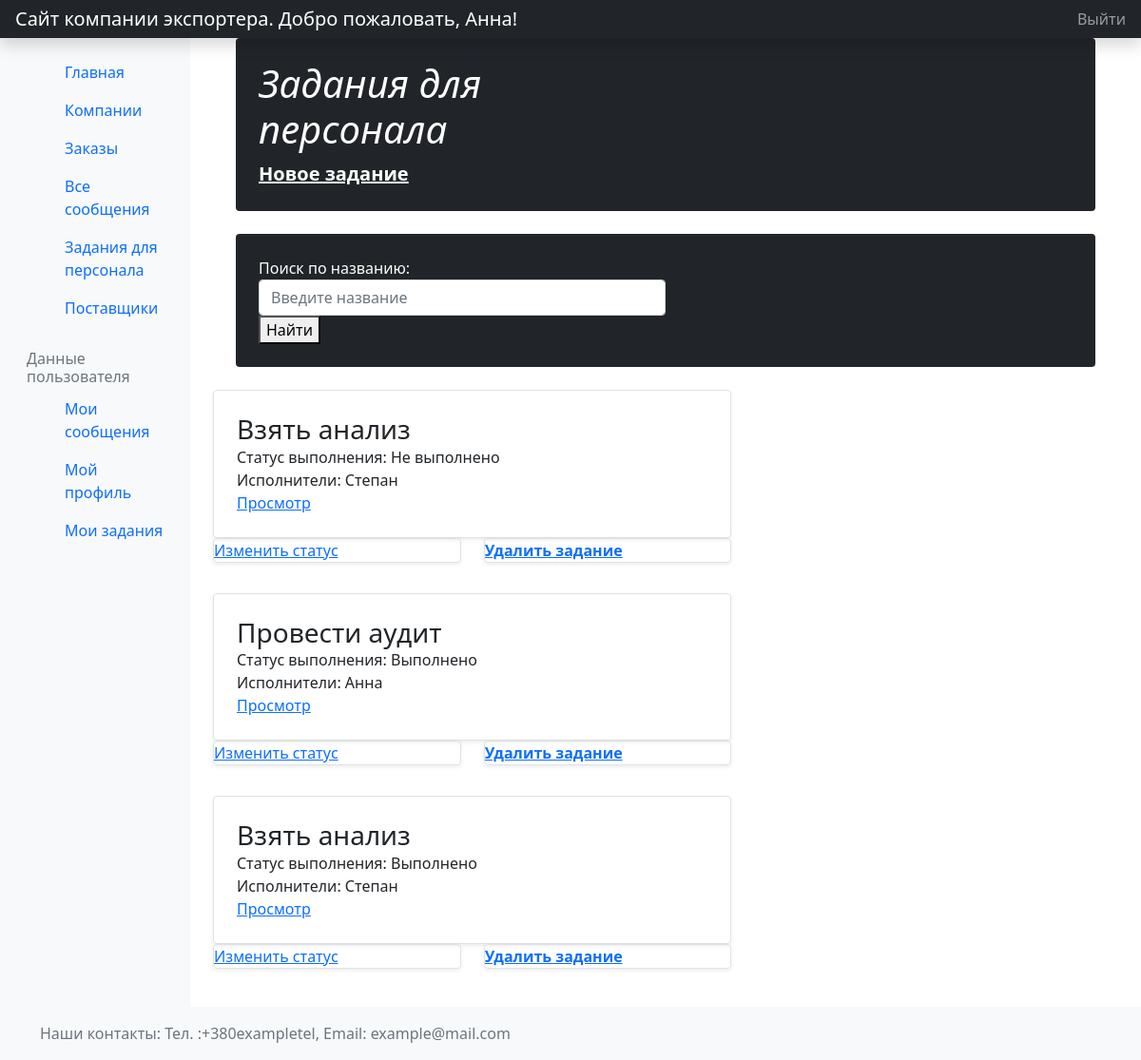
Screenshot of /orders/tasks/ (signed in) with the database file from the repository.
### orders/models.py (models this page shows, shortened)
class Tasks(models.Model):
    name = models.CharField('Название задания', max_length=250, help_text='Задание для персонала')
    excutors = models.ManyToManyField(User,
                                      help_text='Выберите исполнителей', verbose_name='Исполнители')
    task = models.TextField('Задание', max_length=3000)
    pub_date = models.DateField('Дата выдачи задания', null=True, blank=True, default=timezone.now)
    end_date = models.DateField('Дата окончания задания', null=True, blank=True)
    DONE = (
        ('d', 'Выполнено'),
        ('n', 'Не выполнено'),
    )
    done = models.CharField('Выполнение', max_length=1, choices=DONE, blank=True, default='n',
                            help_text='Задание выполнено или нет')
    class Meta:
        verbose_name = 'Задание для персонала'
        verbose_name_plural = 'Задания для персонала'
        permissions = (('can_set_as_done', 'Can set as done'), ('can_view_my_tasks', 'Can view my tasks'),)
    def display_excutors(self):
        return ', '.join([excutor.first_name for excutor in self.excutors.all()[:3]])
    def get_absolute_url(self):
        return reverse('task-detail', args=[str(self.id)])

### orders/views.py (the view)
class TasksListView(LoginRequiredMixin, PermissionRequiredMixin, generic.ListView):
    model = Tasks
    paginate_by = 5
    permission_required = 'orders.can_set_as_done'
    def get_queryset(self):
        return Tasks.objects.order_by('-done', '-pub_date')

### orders/templates/orders/tasks_list.html (shortened to what this page needs)
{% extends "base_generic.html" %}
{% block content %}
<div class="container">
    <div class="p-4 p-md-10 mb-4 text-white rounded bg-dark">
        <div class="col-md-6 px-0">
            <h1 class="display-10 fst-italic">Задания для персонала</h1>
            {% if perms.orders.can_view_list_of_companies %}
                <p class="lead mb-0"><a href="{% url 'task_create' %}" class="text-white fw-bold">Новое задание</a>
            {% endif %}
            </p>
        </div>
    </div>
</div>
<div class="container">
    <div class="p-4 p-md-10 mb-4 text-white rounded bg-dark">
        <form action="{% url 'searchtask' %}" method="get">
            <div class="col-md-6 px-0">
                <div> Поиск по названию:
                    <input type="search" placeholder="Введите название" name="search" class="form-control" required="">
                </div>
                <div>
                    <button type="submit">Найти</button>
                </div>
            </div>
        </form>
    </div>
</div>
{% if tasks_list %}
<div class="row mb-2">
    {% for task in tasks_list %}
    <div class="col-md-7">
        <div class="row g-0 border rounded overflow-hidden flex-md-row mb-0 shadow-sm h-md-250 position-relative">
            <div class="col p-4 d-flex flex-column position-static">
                <h3 class="mb-0">{{ task.name }}</h3>
                <p class="card-text mb-auto">Статус выполнения: {{ task.get_done_display }}</p>
                <p class="card-text mb-auto">Исполнители: {{ task.display_excutors }}</p>
                <a href="{{ task.get_absolute_url }}" class="stretched-link">Просмотр</a>
            </div>
        </div>
        <div class="row mb-2">
            <div class="col-md-6">
                <div class="row g-0 border rounded overflow-hidden flex-md-row mb-4 shadow-sm h-md-250 position-relative">
                    <a href="{% url 'task_update_by_worker' task.pk %}">Изменить статус</a>
                </div>
            </div>
            <div class="col-md-6">
                <div class="row g-0 border rounded overflow-hidden flex-md-row mb-4 shadow-sm h-md-250 position-relative">
                    <a href="{% url 'task_delete' task.pk %}"><strong>Удалить задание</strong></a>
                </div>
            </div>
        </div>
    </div>
    {%endfor%}
</div>
{% else %}
<p>Заданий нет.</p>
{% endif %}
</div>
{% endblock %}

### orders/templates/navbar.html (shortened to what this page needs)
<header class="navbar navbar-dark sticky-top bg-dark flex-md-nowrap p-0 shadow">
  <a class="navbar-brand col-md-3 col-lg-2 me-0 px-3" href="{% url 'home' %}">Сайт компании экспортера.{% if user.is_authenticated %} Добро пожаловать, {{ user.first_name }}! {%endif%}</a>
  <ul class="navbar-nav px-3">
    <li class="nav-item text-nowrap">
      {% if user.is_authenticated %}
      <a class="nav-link" href="{% url 'logout'%}?next={{request.path}}">Выйти</a>
      {% else %}
      <a class="nav-link" href="{% url 'login'%}?next={{request.path}}">Войти</a>
      {% endif %}
    </li>
  </ul>
</header>

### rows the page displays
Tasks: name "Взять анализ", done "Не выполнено", display_excutors "Степан"
Tasks: name "Провести аудит", done "Выполнено", display_excutors "Анна"
Tasks: name "Взять анализ", done "Выполнено", display_excutors "Степан"

### other values shown
{{ user.first_name }} "Анна"
